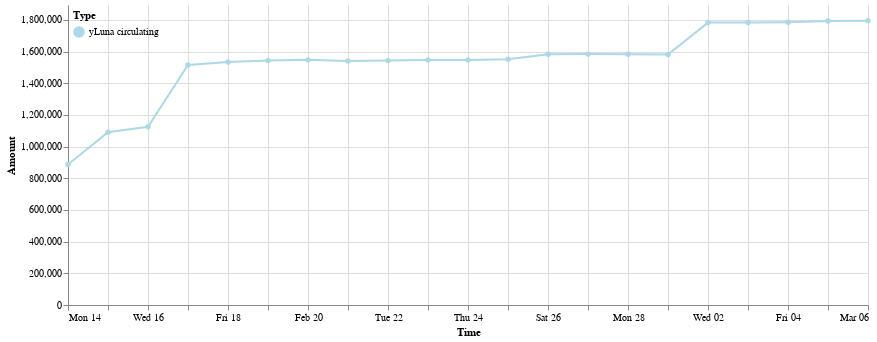

Notebook code for this chart:
### Code cell
domain = ['yLuna circulating']
range_ = ['lightblue']
max_date = daily_delta_rf['Time'].max()
mars_price_chart = alt.Chart(daily_delta_rf).mark_line(point = True).encode(
    x=alt.X('Time:T',scale=alt.Scale(domain=(daily_delta_rf.Time.min(),max_date))),
    y=alt.X('Amount:Q',scale=alt.Scale(domain=(0,daily_delta_rf['Amount'].max()+100000))),
    color=alt.Color('Type:N', 
                sort=domain,
                scale=alt.Scale(domain=domain, range=range_),
                legend=alt.Legend(
                            orient='none',
                            padding=5,
                            legendY=0,
                            direction='horizontal')),
    tooltip=[alt.Tooltip('Time:T', format='%Y-%m-%d %H:%M'),'Amount:Q']
).properties(width=800).configure_view(strokeOpacity=0)
mars_price_chart

### Figure 1 — Vega-Lite specification as saved in the notebook (floating-point values rounded to 4 significant figures)
{"config": {"view": {"continuousWidth": 400, "continuousHeight": 300, "strokeOpacity": 0}}, "data": {"name": "data-79d008068e010746b969958e43ff5d4a"}, "mark": {"type": "line", "point": true}, "encoding": {"color": {"field": "Type", "legend": {"direction": "horizontal", "legendY": 0, "orient": "none", "padding": 5}, "scale": {"domain": ["yLuna circulating"], "range": ["lightblue"]}, "sort": ["yLuna circulating"], "type": "nominal"}, "tooltip": [{"field": "Time", "format": "%Y-%m-%d %H:%M", "type": "temporal"}, {"field": "Amount", "type": "quantitative"}], "x": {"field": "Time", "scale": {"domain": ["2022-02-14", "2022-03-06"]}, "type": "temporal"}, "y": {"field": "Amount", "scale": {"domain": [0, 1894000.0]}, "type": "quantitative"}}, "width": 800, "$schema": "https://vega.github.io/schema/vega-lite/v4.17.0.json", "datasets": {"data-79d008068e010746b969958e43ff5d4a": [{"Time": "2022-02-14", "Amount signed": 886900.0, "Amount": 886900.0, "Type": "yLuna circulating"}, {"Time": "2022-02-15", "Amount signed": 203500.0, "Amount": 1090000.0, "Type": "yLuna circulating"}, {"Time": "2022-02-16", "Amount signed": 34800.0, "Amount": 1125000.0, "Type": "yLuna circulating"}, {"Time": "2022-02-17", "Amount signed": 390200.0, "Amount": 1515000.0, "Type": "yLuna circulating"}, {"Time": "2022-02-18", "Amount signed": 18930.0, "Amount": 1534000.0, "Type": "yLuna circulating"}, {"Time": "2022-02-19", "Amount signed": 8557.0, "Amount": 1543000.0, "Type": "yLuna circulating"}, {"Time": "2022-02-20", "Amount signed": 4740.0, "Amount": 1548000.0, "Type": "yLuna circulating"}, {"Time": "2022-02-21", "Amount signed": -6418.0, "Amount": 1541000.0, "Type": "yLuna circulating"}, {"Time": "2022-02-22", "Amount signed": 1663.0, "Amount": 1543000.0, "Type": "yLuna circulating"}, {"Time": "2022-02-23", "Amount signed": 4500.0, "Amount": 1547000.0, "Type": "yLuna circulating"}, {"Time": "2022-02-24", "Amount signed": -342.0, "Amount": 1547000.0, "Type": "yLuna circulating"}, {"Time": "2022-02-25", "Amount signed": 4035.0, "Amount": 1551000.0, "Type": "yLuna circulating"}, {"Time": "2022-02-26", "Amount signed": 32360.0, "Amount": 1583000.0, "Type": "yLuna circulating"}, {"Time": "2022-02-27", "Amount signed": 478.2, "Amount": 1584000.0, "Type": "yLuna circulating"}, {"Time": "2022-02-28", "Amount signed": -1118.0, "Amount": 1583000.0, "Type": "yLuna circulating"}, {"Time": "2022-03-01", "Amount signed": -789.2, "Amount": 1582000.0, "Type": "yLuna circulating"}, {"Time": "2022-03-02", "Amount signed": 200900.0, "Amount": 1783000.0, "Type": "yLuna circulating"}, {"Time": "2022-03-03", "Amount signed": 597.3, "Amount": 1784000.0, "Type": "yLuna circulating"}, {"Time": "2022-03-04", "Amount signed": 2053.0, "Amount": 1786000.0, "Type": "yLuna circulating"}, {"Time": "2022-03-05", "Amount signed": 7005.0, "Amount": 1793000.0, "Type": "yLuna circulating"}, {"Time": "2022-03-06", "Amount signed": 1451.0, "Amount": 1794000.0, "Type": "yLuna circulating"}]}}
